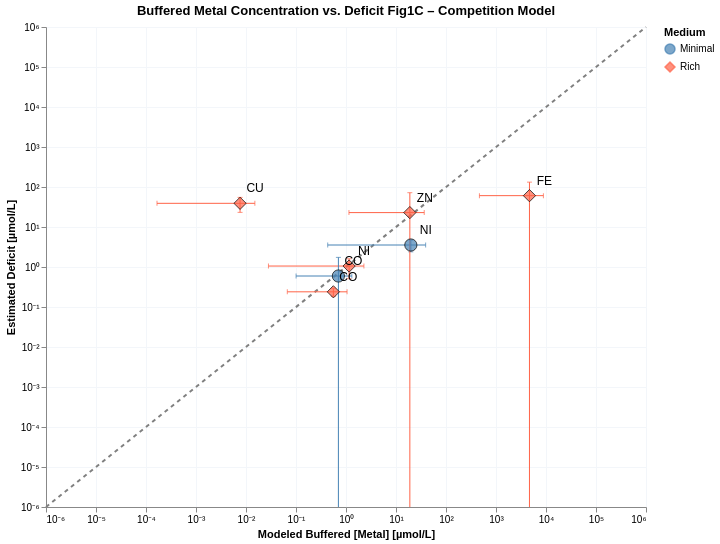

The cell this chart's notebook holds for it:
### Markdown cell above
### Plot 1 – Competition model: estimated buffered [Metal] vs. Estimated deficit

### Code cell
import polars as pl
import altair as alt

plot_df_comp = build_plot_df(
    est_competition_minimal_lb, est_competition_minimal_ub,
    est_competition_rich_lb,    est_competition_rich_ub,
    deficit_minimal, deficit_rich,
)

df = pl.from_pandas(plot_df_comp).with_columns([
    (pl.col("est_buf_center_M") * 1e6).alias("x_uM"),
    (pl.col("est_buf_lb_M")     * 1e6).alias("x_lb_uM"),
    (pl.col("est_buf_ub_M")     * 1e6).alias("x_ub_uM"),
    (pl.col("deficit_M")        * 1e6).alias("y_uM"),
    (pl.col("deficit_M_err")    * 1e6).alias("y_err_uM"),
])

DOMAIN_MIN = 1e-7   # just below your domain floor of 1e-6

# ── Log-axis label expression (10^n with Unicode superscripts) ────────────────
_log_label_unicode = (
    "datum.value > 0 ? '10' + "
    "replace(replace(replace(replace(replace(replace("
    "replace(replace(replace(replace(replace('' + "
    "round(log(datum.value)/LN10), '-','⁻'),'0','⁰'),'1','¹'),'2','²')"
    ",'3','³'),'4','⁴'),'5','⁵'),'6','⁶'),'7','⁷'),'8','⁸'),'9','⁹') : '0'"
)

df = df.with_columns([
    pl.max_horizontal(
        pl.col("y_uM") - pl.col("y_err_uM"),
        pl.lit(DOMAIN_MIN)
    ).alias("y_lo_uM"),
    (pl.col("y_uM") + pl.col("y_err_uM")).alias("y_hi_uM"),
])

base = alt.Chart(df).encode(
)
x_scale = alt.Scale(type="log", domain=[1e-6, 1e6])
y_scale = alt.Scale(type="log", domain=[1e-6, 1e6])

_ax_x = alt.Axis(labelExpr=_log_label_unicode, title="Modeled Buffered [Metal] [µmol/L]")
_ax_y = alt.Axis(labelExpr=_log_label_unicode, title="Estimated Deficit [µmol/L]")

ref_df = pl.DataFrame({"v": [1e-6, 1e6]})  # for reference line y=x

ref_line = alt.Chart(ref_df).mark_line(strokeDash=[4,4], color="gray").encode(
    x=alt.X("v:Q", scale=x_scale, axis=_ax_x),
    y=alt.Y("v:Q", scale=y_scale, axis=_ax_y),
)
x_bars = base.mark_errorbar(ticks=True).encode(
    x=alt.X("x_lb_uM:Q", scale=x_scale, title=""),
    x2="x_ub_uM:Q",
    y=alt.Y("y_uM:Q", scale=y_scale),
    color="Medium:N",
)
y_bars = base.mark_errorbar(ticks=True, clip=True).encode(
    x=alt.X("x_uM:Q"),
    y=alt.Y("y_lo_uM:Q",  scale=y_scale, title=""),   # explicit log scale + clamped lower
    y2=alt.Y2("y_hi_uM:Q"),
    color="Medium:N",
)
points = base.mark_point(filled=True, size=150, stroke='black', strokeWidth=1).encode(
    x=alt.X("x_uM:Q", scale=x_scale, axis=_ax_x),
    y=alt.Y("y_uM:Q", scale=y_scale, axis=_ax_y),
    color=alt.Color("Medium:N",
        scale=alt.Scale(domain=["Minimal","Rich"], range=["steelblue","tomato"])),
    shape=alt.Shape("Medium:N",
        scale=alt.Scale(domain=["Minimal","Rich"], range=["circle","diamond"])),
)
# 5. Text labels
labels = base.mark_text(dx=15, dy=-15, fontSize=12).encode(
    x=alt.X("x_uM:Q", scale=alt.Scale(type="log")),
    y=alt.Y("y_uM:Q", scale=alt.Scale(type="log")),
    text="Element:N",
)
chart = (ref_line + x_bars + y_bars + points + labels).properties(
    width=600, height=480,
    title="Buffered Metal Concentration vs. Deficit Fig1C – Competition Model"
).configure_axis(gridColor='#f3f6fa')
# chart.save('notebooks/cofactors/buffer_figures/buffered_metal_vs_deficit_competition.svg')
chart

### Figure 1 — Vega-Lite specification as saved in the notebook (floating-point values rounded to 4 significant figures)
{"config": {"view": {"continuousWidth": 300, "continuousHeight": 300}, "axis": {"gridColor": "#f3f6fa"}}, "layer": [{"data": {"name": "data-1c3ca3cce69c13645fce19fabe446275"}, "mark": {"type": "line", "color": "gray", "strokeDash": [4, 4]}, "encoding": {"x": {"axis": {"labelExpr": "datum.value > 0 ? '10' + replace(replace(replace(replace(replace(replace(replace(replace(replace(replace(replace('' + round(log(datum.value)/LN10), '-','⁻'),'0','⁰'),'1','¹'),'2','²'),'3','³'),'4','⁴'),'5','⁵'),'6','⁶'),'7','⁷'),'8','⁸'),'9','⁹') : '0'", "title": "Modeled Buffered [Metal] [µmol/L]"}, "field": "v", "scale": {"domain": [1e-06, 1000000.0], "type": "log"}, "type": "quantitative"}, "y": {"axis": {"labelExpr": "datum.value > 0 ? '10' + replace(replace(replace(replace(replace(replace(replace(replace(replace(replace(replace('' + round(log(datum.value)/LN10), '-','⁻'),'0','⁰'),'1','¹'),'2','²'),'3','³'),'4','⁴'),'5','⁵'),'6','⁶'),'7','⁷'),'8','⁸'),'9','⁹') : '0'", "title": "Estimated Deficit [µmol/L]"}, "field": "v", "scale": {"domain": [1e-06, 1000000.0], "type": "log"}, "type": "quantitative"}}}, {"data": {"name": "data-04ea2aa6ec443b3ffcafdc0a7f5432c6"}, "mark": {"type": "errorbar", "ticks": true}, "encoding": {"color": {"field": "Medium", "type": "nominal"}, "x": {"field": "x_lb_uM", "scale": {"domain": [1e-06, 1000000.0], "type": "log"}, "title": "", "type": "quantitative"}, "x2": {"field": "x_ub_uM"}, "y": {"field": "y_uM", "scale": {"domain": [1e-06, 1000000.0], "type": "log"}, "type": "quantitative"}}}, {"data": {"name": "data-04ea2aa6ec443b3ffcafdc0a7f5432c6"}, "mark": {"type": "errorbar", "clip": true, "ticks": true}, "encoding": {"color": {"field": "Medium", "type": "nominal"}, "x": {"field": "x_uM", "type": "quantitative"}, "y": {"field": "y_lo_uM", "scale": {"domain": [1e-06, 1000000.0], "type": "log"}, "title": "", "type": "quantitative"}, "y2": {"field": "y_hi_uM"}}}, {"data": {"name": "data-04ea2aa6ec443b3ffcafdc0a7f5432c6"}, "mark": {"type": "point", "filled": true, "size": 150, "stroke": "black", "strokeWidth": 1}, "encoding": {"color": {"field": "Medium", "scale": {"domain": ["Minimal", "Rich"], "range": ["steelblue", "tomato"]}, "type": "nominal"}, "shape": {"field": "Medium", "scale": {"domain": ["Minimal", "Rich"], "range": ["circle", "diamond"]}, "type": "nominal"}, "x": {"axis": {"labelExpr": "datum.value > 0 ? '10' + replace(replace(replace(replace(replace(replace(replace(replace(replace(replace(replace('' + round(log(datum.value)/LN10), '-','⁻'),'0','⁰'),'1','¹'),'2','²'),'3','³'),'4','⁴'),'5','⁵'),'6','⁶'),'7','⁷'),'8','⁸'),'9','⁹') : '0'", "title": "Modeled Buffered [Metal] [µmol/L]"}, "field": "x_uM", "scale": {"domain": [1e-06, 1000000.0], "type": "log"}, "type": "quantitative"}, "y": {"axis": {"labelExpr": "datum.value > 0 ? '10' + replace(replace(replace(replace(replace(replace(replace(replace(replace(replace(replace('' + round(log(datum.value)/LN10), '-','⁻'),'0','⁰'),'1','¹'),'2','²'),'3','³'),'4','⁴'),'5','⁵'),'6','⁶'),'7','⁷'),'8','⁸'),'9','⁹') : '0'", "title": "Estimated Deficit [µmol/L]"}, "field": "y_uM", "scale": {"domain": [1e-06, 1000000.0], "type": "log"}, "type": "quantitative"}}}, {"data": {"name": "data-04ea2aa6ec443b3ffcafdc0a7f5432c6"}, "mark": {"type": "text", "dx": 15, "dy": -15, "fontSize": 12}, "encoding": {"text": {"field": "Element", "type": "nominal"}, "x": {"field": "x_uM", "scale": {"type": "log"}, "type": "quantitative"}, "y": {"field": "y_uM", "scale": {"type": "log"}, "type": "quantitative"}}}], "height": 480, "title": "Buffered Metal Concentration vs. Deficit Fig1C – Competition Model", "width": 600, "$schema": "https://vega.github.io/schema/vega-lite/v5.20.1.json", "datasets": {"data-1c3ca3cce69c13645fce19fabe446275": [{"v": 1e-06}, {"v": 1000000.0}], "data-04ea2aa6ec443b3ffcafdc0a7f5432c6": [{"Medium": "Minimal", "Element": "CO", "est_buf_lb_M": 1.004e-07, "est_buf_ub_M": 1.308e-06, "est_buf_center_M": 7.044e-07, "deficit_M": 5.957e-07, "deficit_M_err": 1.145e-06, "x_uM": 0.7044, "x_lb_uM": 0.1004, "x_ub_uM": 1.308, "y_uM": 0.5957, "y_err_uM": 1.145, "y_lo_uM": 1e-07, "y_hi_uM": 1.741}, {"Medium": "Minimal", "Element": "NI", "est_buf_lb_M": 4.309e-07, "est_buf_ub_M": 3.917e-05, "est_buf_center_M": 1.98e-05, "deficit_M": 3.546e-06, "deficit_M_err": 1.154e-06, "x_uM": 19.8, "x_lb_uM": 0.4309, "x_ub_uM": 39.17, "y_uM": 3.546, "y_err_uM": 1.154, "y_lo_uM": 2.392, "y_hi_uM": 4.7}, {"Medium": "Rich", "Element": "FE", "est_buf_lb_M": 0.000466, "est_buf_ub_M": 0.00887, "est_buf_center_M": 0.004668, "deficit_M": 6.076e-05, "deficit_M_err": 7.159e-05, "x_uM": 4668.0, "x_lb_uM": 466.0, "x_ub_uM": 8870.0, "y_uM": 60.76, "y_err_uM": 71.59, "y_lo_uM": 1e-07, "y_hi_uM": 132.4}, {"Medium": "Rich", "Element": "CO", "est_buf_lb_M": 6.698e-08, "est_buf_ub_M": 1.051e-06, "est_buf_center_M": 5.588e-07, "deficit_M": 2.397e-07, "deficit_M_err": 5.403e-08, "x_uM": 0.5588, "x_lb_uM": 0.06698, "x_ub_uM": 1.051, "y_uM": 0.2397, "y_err_uM": 0.05403, "y_lo_uM": 0.1856, "y_hi_uM": 0.2937}, {"Medium": "Rich", "Element": "NI", "est_buf_lb_M": 2.812e-08, "est_buf_ub_M": 2.28e-06, "est_buf_center_M": 1.154e-06, "deficit_M": 1.057e-06, "deficit_M_err": 5.487e-07, "x_uM": 1.154, "x_lb_uM": 0.02812, "x_ub_uM": 2.28, "y_uM": 1.057, "y_err_uM": 0.5487, "y_lo_uM": 0.5079, "y_hi_uM": 1.605}, {"Medium": "Rich", "Element": "CU", "est_buf_lb_M": 1.66e-10, "est_buf_ub_M": 1.504e-08, "est_buf_center_M": 7.605e-09, "deficit_M": 3.91e-05, "deficit_M_err": 1.588e-05, "x_uM": 0.007605, "x_lb_uM": 0.000166, "x_ub_uM": 0.01504, "y_uM": 39.1, "y_err_uM": 15.88, "y_lo_uM": 23.22, "y_hi_uM": 54.98}, {"Medium": "Rich", "Element": "ZN", "est_buf_lb_M": 1.145e-06, "est_buf_ub_M": 3.669e-05, "est_buf_center_M": 1.892e-05, "deficit_M": 2.29e-05, "deficit_M_err": 4.917e-05, "x_uM": 18.92, "x_lb_uM": 1.145, "x_ub_uM": 36.69, "y_uM": 22.9, "y_err_uM": 49.17, "y_lo_uM": 1e-07, "y_hi_uM": 72.08}]}}
